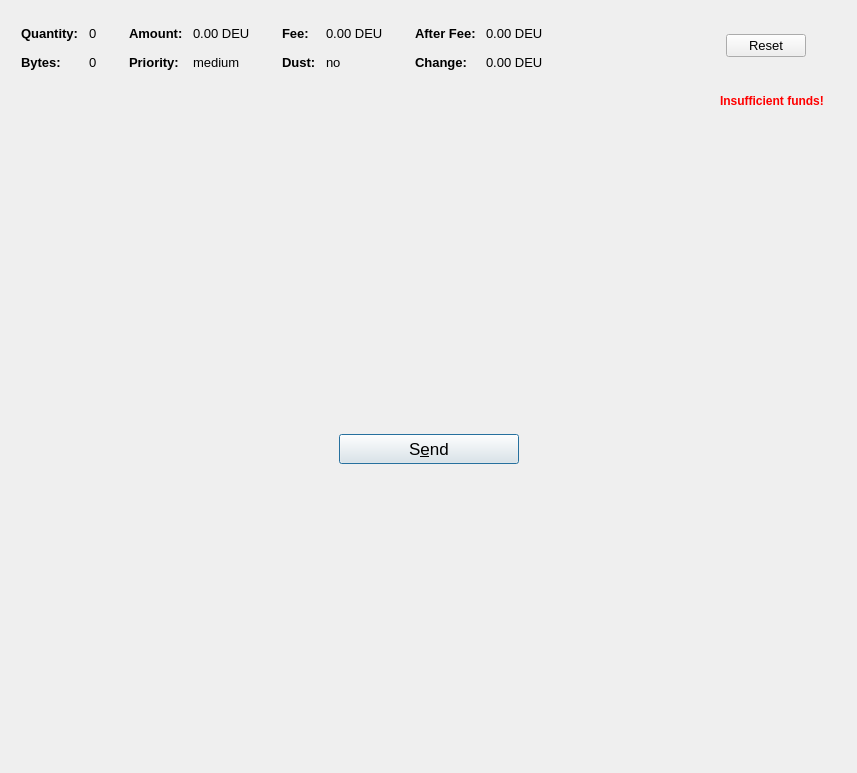
<?xml version="1.0" encoding="UTF-8"?>
<ui version="4.0">
 <class>SendCoinsDialog</class>
 <widget class="QDialog" name="SendCoinsDialog">
  <property name="geometry">
   <rect>
    <x>0</x>
    <y>0</y>
    <width>857</width>
    <height>773</height>
   </rect>
  </property>
  <property name="windowTitle">
   <string>Send Coins</string>
  </property>
  <layout class="QVBoxLayout" name="verticalLayout" stretch="0,0,0,0,0">
   <property name="bottomMargin">
    <number>8</number>
   </property>
   <item>
    <layout class="QHBoxLayout" name="horizontalLayout_2">
     <item>
      <layout class="QVBoxLayout" name="verticalLayoutCoinControl" stretch="0,0">
       <property name="spacing">
        <number>0</number>
       </property>
       <property name="leftMargin">
        <number>0</number>
       </property>
       <property name="topMargin">
        <number>0</number>
       </property>
       <property name="rightMargin">
        <number>0</number>
       </property>
       <property name="bottomMargin">
        <number>0</number>
       </property>
       <item>
        <layout class="QHBoxLayout" name="horizontalLayoutCoinControl2" stretch="0">
         <property name="spacing">
          <number>8</number>
         </property>
         <property name="bottomMargin">
          <number>10</number>
         </property>
         <item>
          <spacer name="horizontalSpacerCoinControl">
           <property name="orientation">
            <enum>Qt::Horizontal</enum>
           </property>
           <property name="sizeHint" stdset="0">
            <size>
             <width>40</width>
             <height>1</height>
            </size>
           </property>
          </spacer>
         </item>
        </layout>
       </item>
       <item>
        <widget class="QWidget" name="widgetCoinControl" native="true">
         <property name="font">
          <font>
           <pointsize>10</pointsize>
          </font>
         </property>
         <layout class="QHBoxLayout" name="horizontalLayoutCoinControl5">
          <property name="leftMargin">
           <number>0</number>
          </property>
          <property name="topMargin">
           <number>0</number>
          </property>
          <property name="rightMargin">
           <number>0</number>
          </property>
          <property name="bottomMargin">
           <number>0</number>
          </property>
          <item>
           <layout class="QHBoxLayout" name="horizontalLayoutCoinControl3" stretch="0,0,0,1,0,0">
            <property name="spacing">
             <number>20</number>
            </property>
            <property name="topMargin">
             <number>0</number>
            </property>
            <property name="bottomMargin">
             <number>10</number>
            </property>
            <item>
             <layout class="QFormLayout" name="formLayoutCoinControl1">
              <property name="horizontalSpacing">
               <number>10</number>
              </property>
              <property name="verticalSpacing">
               <number>14</number>
              </property>
              <property name="leftMargin">
               <number>10</number>
              </property>
              <property name="topMargin">
               <number>4</number>
              </property>
              <property name="rightMargin">
               <number>6</number>
              </property>
              <item row="0" column="0">
               <widget class="QLabel" name="labelCoinControlQuantityText">
                <property name="font">
                 <font>
                  <pointsize>10</pointsize>
                  <weight>75</weight>
                  <bold>true</bold>
                 </font>
                </property>
                <property name="text">
                 <string>Quantity:</string>
                </property>
                <property name="margin">
                 <number>0</number>
                </property>
               </widget>
              </item>
              <item row="0" column="1">
               <widget class="QLabel" name="labelCoinControlQuantity">
                <property name="cursor">
                 <cursorShape>IBeamCursor</cursorShape>
                </property>
                <property name="contextMenuPolicy">
                 <enum>Qt::ActionsContextMenu</enum>
                </property>
                <property name="text">
                 <string notr="true">0</string>
                </property>
                <property name="margin">
                 <number>0</number>
                </property>
                <property name="textInteractionFlags">
                 <set>Qt::LinksAccessibleByMouse|Qt::TextSelectableByKeyboard|Qt::TextSelectableByMouse</set>
                </property>
               </widget>
              </item>
              <item row="1" column="0">
               <widget class="QLabel" name="labelCoinControlBytesText">
                <property name="font">
                 <font>
                  <pointsize>10</pointsize>
                  <weight>75</weight>
                  <bold>true</bold>
                 </font>
                </property>
                <property name="text">
                 <string>Bytes:</string>
                </property>
               </widget>
              </item>
              <item row="1" column="1">
               <widget class="QLabel" name="labelCoinControlBytes">
                <property name="cursor">
                 <cursorShape>IBeamCursor</cursorShape>
                </property>
                <property name="contextMenuPolicy">
                 <enum>Qt::ActionsContextMenu</enum>
                </property>
                <property name="text">
                 <string notr="true">0</string>
                </property>
                <property name="textInteractionFlags">
                 <set>Qt::LinksAccessibleByMouse|Qt::TextSelectableByKeyboard|Qt::TextSelectableByMouse</set>
                </property>
               </widget>
              </item>
             </layout>
            </item>
            <item>
             <layout class="QFormLayout" name="formLayoutCoinControl2">
              <property name="horizontalSpacing">
               <number>10</number>
              </property>
              <property name="verticalSpacing">
               <number>14</number>
              </property>
              <property name="leftMargin">
               <number>6</number>
              </property>
              <property name="topMargin">
               <number>4</number>
              </property>
              <property name="rightMargin">
               <number>6</number>
              </property>
              <item row="0" column="0">
               <widget class="QLabel" name="labelCoinControlAmountText">
                <property name="font">
                 <font>
                  <pointsize>10</pointsize>
                  <weight>75</weight>
                  <bold>true</bold>
                 </font>
                </property>
                <property name="text">
                 <string>Amount:</string>
                </property>
                <property name="margin">
                 <number>0</number>
                </property>
               </widget>
              </item>
              <item row="0" column="1">
               <widget class="QLabel" name="labelCoinControlAmount">
                <property name="cursor">
                 <cursorShape>IBeamCursor</cursorShape>
                </property>
                <property name="contextMenuPolicy">
                 <enum>Qt::ActionsContextMenu</enum>
                </property>
                <property name="text">
                 <string notr="true">0.00 DEU</string>
                </property>
                <property name="textInteractionFlags">
                 <set>Qt::LinksAccessibleByMouse|Qt::TextSelectableByKeyboard|Qt::TextSelectableByMouse</set>
                </property>
               </widget>
              </item>
              <item row="1" column="0">
               <widget class="QLabel" name="labelCoinControlPriorityText">
                <property name="font">
                 <font>
                  <pointsize>10</pointsize>
                  <weight>75</weight>
                  <bold>true</bold>
                 </font>
                </property>
                <property name="text">
                 <string>Priority:</string>
                </property>
               </widget>
              </item>
              <item row="1" column="1">
               <widget class="QLabel" name="labelCoinControlPriority">
                <property name="cursor">
                 <cursorShape>IBeamCursor</cursorShape>
                </property>
                <property name="contextMenuPolicy">
                 <enum>Qt::ActionsContextMenu</enum>
                </property>
                <property name="text">
                 <string notr="true">medium</string>
                </property>
                <property name="textInteractionFlags">
                 <set>Qt::LinksAccessibleByMouse|Qt::TextSelectableByKeyboard|Qt::TextSelectableByMouse</set>
                </property>
               </widget>
              </item>
             </layout>
            </item>
            <item>
             <layout class="QFormLayout" name="formLayoutCoinControl3">
              <property name="horizontalSpacing">
               <number>10</number>
              </property>
              <property name="verticalSpacing">
               <number>14</number>
              </property>
              <property name="leftMargin">
               <number>6</number>
              </property>
              <property name="topMargin">
               <number>4</number>
              </property>
              <property name="rightMargin">
               <number>6</number>
              </property>
              <item row="0" column="0">
               <widget class="QLabel" name="labelCoinControlFeeText">
                <property name="font">
                 <font>
                  <pointsize>10</pointsize>
                  <weight>75</weight>
                  <bold>true</bold>
                 </font>
                </property>
                <property name="text">
                 <string>Fee:</string>
                </property>
                <property name="margin">
                 <number>0</number>
                </property>
               </widget>
              </item>
              <item row="0" column="1">
               <widget class="QLabel" name="labelCoinControlFee">
                <property name="cursor">
                 <cursorShape>IBeamCursor</cursorShape>
                </property>
                <property name="contextMenuPolicy">
                 <enum>Qt::ActionsContextMenu</enum>
                </property>
                <property name="text">
                 <string notr="true">0.00 DEU</string>
                </property>
                <property name="textInteractionFlags">
                 <set>Qt::LinksAccessibleByMouse|Qt::TextSelectableByKeyboard|Qt::TextSelectableByMouse</set>
                </property>
               </widget>
              </item>
              <item row="1" column="0">
               <widget class="QLabel" name="labelCoinControlLowOutputText">
                <property name="font">
                 <font>
                  <pointsize>10</pointsize>
                  <weight>75</weight>
                  <bold>true</bold>
                 </font>
                </property>
                <property name="text">
                 <string>Dust:</string>
                </property>
               </widget>
              </item>
              <item row="1" column="1">
               <widget class="QLabel" name="labelCoinControlLowOutput">
                <property name="cursor">
                 <cursorShape>IBeamCursor</cursorShape>
                </property>
                <property name="contextMenuPolicy">
                 <enum>Qt::ActionsContextMenu</enum>
                </property>
                <property name="text">
                 <string notr="true">no</string>
                </property>
                <property name="textInteractionFlags">
                 <set>Qt::LinksAccessibleByMouse|Qt::TextSelectableByKeyboard|Qt::TextSelectableByMouse</set>
                </property>
               </widget>
              </item>
             </layout>
            </item>
            <item>
             <layout class="QFormLayout" name="formLayoutCoinControl4">
              <property name="horizontalSpacing">
               <number>10</number>
              </property>
              <property name="verticalSpacing">
               <number>14</number>
              </property>
              <property name="leftMargin">
               <number>6</number>
              </property>
              <property name="topMargin">
               <number>4</number>
              </property>
              <property name="rightMargin">
               <number>6</number>
              </property>
              <item row="0" column="0">
               <widget class="QLabel" name="labelCoinControlAfterFeeText">
                <property name="font">
                 <font>
                  <pointsize>10</pointsize>
                  <weight>75</weight>
                  <bold>true</bold>
                 </font>
                </property>
                <property name="text">
                 <string>After Fee:</string>
                </property>
                <property name="margin">
                 <number>0</number>
                </property>
               </widget>
              </item>
              <item row="0" column="1">
               <widget class="QLabel" name="labelCoinControlAfterFee">
                <property name="cursor">
                 <cursorShape>IBeamCursor</cursorShape>
                </property>
                <property name="contextMenuPolicy">
                 <enum>Qt::ActionsContextMenu</enum>
                </property>
                <property name="text">
                 <string notr="true">0.00 DEU</string>
                </property>
                <property name="textInteractionFlags">
                 <set>Qt::LinksAccessibleByMouse|Qt::TextSelectableByKeyboard|Qt::TextSelectableByMouse</set>
                </property>
               </widget>
              </item>
              <item row="1" column="0">
               <widget class="QLabel" name="labelCoinControlChangeText">
                <property name="font">
                 <font>
                  <pointsize>10</pointsize>
                  <weight>75</weight>
                  <bold>true</bold>
                 </font>
                </property>
                <property name="text">
                 <string>Change:</string>
                </property>
               </widget>
              </item>
              <item row="1" column="1">
               <widget class="QLabel" name="labelCoinControlChange">
                <property name="cursor">
                 <cursorShape>IBeamCursor</cursorShape>
                </property>
                <property name="contextMenuPolicy">
                 <enum>Qt::ActionsContextMenu</enum>
                </property>
                <property name="text">
                 <string notr="true">0.00 DEU</string>
                </property>
                <property name="textInteractionFlags">
                 <set>Qt::LinksAccessibleByMouse|Qt::TextSelectableByKeyboard|Qt::TextSelectableByMouse</set>
                </property>
               </widget>
              </item>
             </layout>
            </item>
            <item>
             <widget class="QPushButton" name="resetButton">
              <property name="text">
               <string>Reset</string>
              </property>
             </widget>
            </item>
            <item>
             <spacer name="horizontalSpacer_2">
              <property name="orientation">
               <enum>Qt::Horizontal</enum>
              </property>
              <property name="sizeHint" stdset="0">
               <size>
                <width>40</width>
                <height>20</height>
               </size>
              </property>
             </spacer>
            </item>
           </layout>
          </item>
         </layout>
        </widget>
       </item>
      </layout>
     </item>
    </layout>
   </item>
   <item>
    <layout class="QHBoxLayout" name="horizontalLayoutCoinControl4" stretch="0,0,0">
     <property name="spacing">
      <number>5</number>
     </property>
     <property name="leftMargin">
      <number>10</number>
     </property>
     <property name="topMargin">
      <number>5</number>
     </property>
     <property name="rightMargin">
      <number>10</number>
     </property>
     <property name="bottomMargin">
      <number>5</number>
     </property>
     <item>
      <spacer name="horizontalSpacer">
       <property name="orientation">
        <enum>Qt::Horizontal</enum>
       </property>
       <property name="sizeHint" stdset="0">
        <size>
         <width>40</width>
         <height>20</height>
        </size>
       </property>
      </spacer>
     </item>
     <item>
      <widget class="QLabel" name="labelCoinControlInsuffFunds">
       <property name="font">
        <font>
         <weight>75</weight>
         <bold>true</bold>
        </font>
       </property>
       <property name="styleSheet">
        <string notr="true">color:red;font-weight:bold;</string>
       </property>
       <property name="text">
        <string>Insufficient funds!</string>
       </property>
       <property name="margin">
        <number>5</number>
       </property>
      </widget>
     </item>
     <item>
      <widget class="QLabel" name="labelCoinControlChangeLabel">
       <property name="minimumSize">
        <size>
         <width>0</width>
         <height>0</height>
        </size>
       </property>
       <property name="text">
        <string/>
       </property>
       <property name="margin">
        <number>3</number>
       </property>
      </widget>
     </item>
    </layout>
   </item>
   <item>
    <spacer name="verticalSpacer">
     <property name="orientation">
      <enum>Qt::Vertical</enum>
     </property>
     <property name="sizeType">
      <enum>QSizePolicy::Maximum</enum>
     </property>
     <property name="sizeHint" stdset="0">
      <size>
       <width>0</width>
       <height>40</height>
      </size>
     </property>
    </spacer>
   </item>
   <item>
    <layout class="QVBoxLayout" name="verticalLayout_6">
     <item>
      <layout class="QVBoxLayout" name="entries">
       <property name="spacing">
        <number>6</number>
       </property>
      </layout>
     </item>
     <item>
      <spacer name="horizontalSpacer_7">
       <property name="orientation">
        <enum>Qt::Vertical</enum>
       </property>
       <property name="sizeHint" stdset="0">
        <size>
         <width>0</width>
         <height>20</height>
        </size>
       </property>
      </spacer>
     </item>
     <item>
      <layout class="QHBoxLayout" name="horizontalLayout_4">
       <item>
        <spacer name="horizontalSpacer_7">
         <property name="orientation">
          <enum>Qt::Horizontal</enum>
         </property>
         <property name="sizeHint" stdset="0">
          <size>
           <width>0</width>
           <height>0</height>
          </size>
         </property>
        </spacer>
       </item>
       <item>
        <widget class="QPushButton" name="sendButton">
         <property name="minimumSize">
          <size>
           <width>180</width>
           <height>30</height>
          </size>
         </property>
         <property name="font">
          <font>
           <pointsize>13</pointsize>
          </font>
         </property>
         <property name="toolTip">
          <string>Confirm the send action</string>
         </property>
         <property name="text">
          <string>S&amp;end</string>
         </property>
         <property name="icon">
          <iconset resource="../deuteriumcoin.qrc">
           <normaloff>:/icons/send</normaloff>:/icons/send</iconset>
         </property>
         <property name="autoDefault">
          <bool>false</bool>
         </property>
         <property name="default">
          <bool>true</bool>
         </property>
        </widget>
       </item>
       <item>
        <spacer name="horizontalSpacer_10">
         <property name="orientation">
          <enum>Qt::Horizontal</enum>
         </property>
         <property name="sizeHint" stdset="0">
          <size>
           <width>0</width>
           <height>0</height>
          </size>
         </property>
        </spacer>
       </item>
      </layout>
     </item>
    </layout>
   </item>
   <item>
    <spacer name="verticalSpacer">
     <property name="orientation">
      <enum>Qt::Vertical</enum>
     </property>
     <property name="sizeType">
      <enum>QSizePolicy::Expanding</enum>
     </property>
     <property name="sizeHint" stdset="0">
      <size>
       <width>0</width>
       <height>0</height>
      </size>
     </property>
    </spacer>
   </item>
  </layout>
 </widget>
 <resources>
  <include location="../deuteriumcoin.qrc"/>
 </resources>
 <connections/>
</ui>
